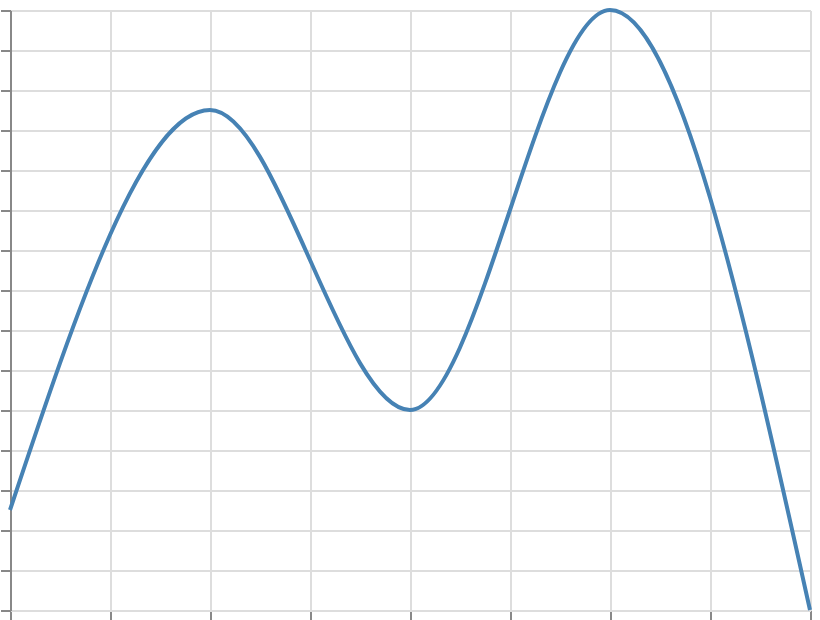

Source (Vega-Lite JSON):
### Vega specification from a JSON file in a GitHub repository (floating-point values rounded to 4 significant figures)
{"$schema": "https://vega.github.io/schema/vega/v6.json", "width": 400, "height": 300, "padding": 5, "autosize": "none", "data": [{"name": "table", "values": [{"x": 0, "y": 5}, {"x": 1, "y": 25}, {"x": 2, "y": 10}, {"x": 3, "y": 30}, {"x": 4, "y": 0}]}], "scales": [{"name": "x", "type": "linear", "domain": {"data": "table", "field": "x"}, "range": "width", "nice": true}, {"name": "y", "type": "linear", "domain": {"data": "table", "field": "y"}, "range": [{"signal": "height"}, 0], "nice": true}], "marks": [{"type": "line", "from": {"data": "table"}, "encode": {"update": {"x": {"scale": "x", "field": "x"}, "y": {"scale": "y", "field": "y"}, "stroke": {"value": "steelblue"}, "strokeWidth": {"value": 2}, "interpolate": {"value": "monotone"}, "tension": {"value": 0.7}}}}], "axes": [{"scale": "x", "orient": "bottom", "grid": true, "labels": false}, {"scale": "y", "orient": "left", "grid": true, "labels": false}]}
